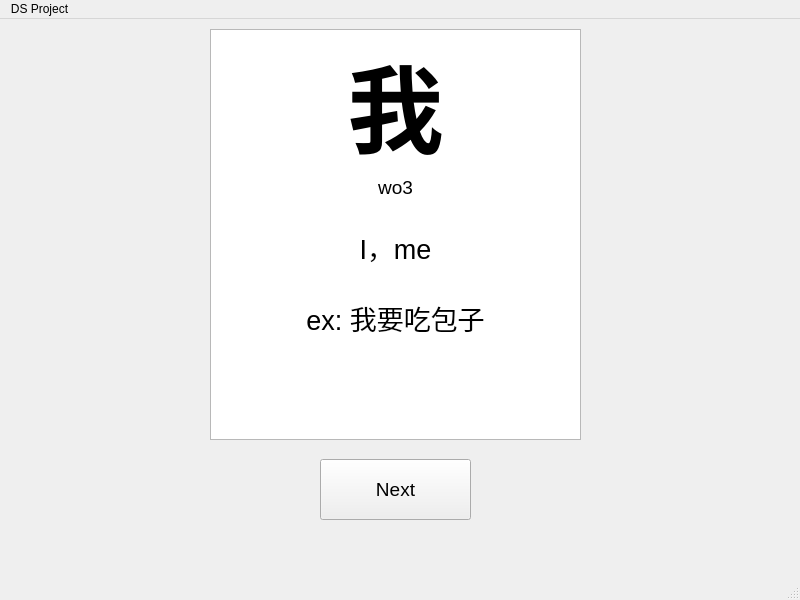
<?xml version="1.0" encoding="UTF-8"?>
<ui version="4.0">
 <class>MainWindow</class>
 <widget class="QMainWindow" name="MainWindow">
  <property name="geometry">
   <rect>
    <x>0</x>
    <y>0</y>
    <width>800</width>
    <height>600</height>
   </rect>
  </property>
  <property name="windowTitle">
   <string>MainWindow</string>
  </property>
  <widget class="QWidget" name="centralwidget">
   <widget class="QTextBrowser" name="textBrowser">
    <property name="geometry">
     <rect>
      <x>210</x>
      <y>10</y>
      <width>371</width>
      <height>411</height>
     </rect>
    </property>
    <property name="html">
     <string>&lt;!DOCTYPE HTML PUBLIC &quot;-//W3C//DTD HTML 4.0//EN&quot; &quot;http://www.w3.org/TR/REC-html40/strict.dtd&quot;&gt;
&lt;html&gt;&lt;head&gt;&lt;meta name=&quot;qrichtext&quot; content=&quot;1&quot; /&gt;&lt;meta charset=&quot;utf-8&quot; /&gt;&lt;style type=&quot;text/css&quot;&gt;
p, li { white-space: pre-wrap; }
hr { height: 1px; border-width: 0; }
li.unchecked::marker { content: &quot;\2610&quot;; }
li.checked::marker { content: &quot;\2612&quot;; }
&lt;/style&gt;&lt;/head&gt;&lt;body style=&quot; font-family:'Segoe UI'; font-size:9pt; font-weight:400; font-style:normal;&quot;&gt;
&lt;p align=&quot;center&quot; style=&quot; margin-top:0px; margin-bottom:0px; margin-left:0px; margin-right:0px; -qt-block-indent:0; text-indent:0px;&quot;&gt;&lt;span style=&quot; font-size:72pt; font-weight:700;&quot;&gt;我&lt;/span&gt;&lt;/p&gt;
&lt;p align=&quot;center&quot; style=&quot; margin-top:0px; margin-bottom:0px; margin-left:0px; margin-right:0px; -qt-block-indent:0; text-indent:0px;&quot;&gt;&lt;span style=&quot; font-size:14pt;&quot;&gt;wo3&lt;/span&gt;&lt;/p&gt;
&lt;p align=&quot;center&quot; style=&quot;-qt-paragraph-type:empty; margin-top:0px; margin-bottom:0px; margin-left:0px; margin-right:0px; -qt-block-indent:0; text-indent:0px; font-size:18pt;&quot;&gt;&lt;br /&gt;&lt;/p&gt;
&lt;p align=&quot;center&quot; style=&quot; margin-top:0px; margin-bottom:0px; margin-left:0px; margin-right:0px; -qt-block-indent:0; text-indent:0px;&quot;&gt;&lt;span style=&quot; font-size:20pt;&quot;&gt;I，me&lt;/span&gt;&lt;/p&gt;
&lt;p align=&quot;center&quot; style=&quot;-qt-paragraph-type:empty; margin-top:0px; margin-bottom:0px; margin-left:0px; margin-right:0px; -qt-block-indent:0; text-indent:0px; font-size:20pt;&quot;&gt;&lt;br /&gt;&lt;/p&gt;
&lt;p align=&quot;center&quot; style=&quot; margin-top:0px; margin-bottom:0px; margin-left:0px; margin-right:0px; -qt-block-indent:0; text-indent:0px;&quot;&gt;&lt;span style=&quot; font-size:20pt;&quot;&gt;ex: 我要吃包子&lt;/span&gt;&lt;/p&gt;&lt;/body&gt;&lt;/html&gt;</string>
    </property>
   </widget>
   <widget class="QPushButton" name="pushButton">
    <property name="geometry">
     <rect>
      <x>320</x>
      <y>440</y>
      <width>151</width>
      <height>61</height>
     </rect>
    </property>
    <property name="font">
     <font>
      <pointsize>14</pointsize>
     </font>
    </property>
    <property name="text">
     <string>Next</string>
    </property>
   </widget>
  </widget>
  <widget class="QMenuBar" name="menubar">
   <property name="geometry">
    <rect>
     <x>0</x>
     <y>0</y>
     <width>800</width>
     <height>25</height>
    </rect>
   </property>
   <widget class="QMenu" name="menuDS_Project">
    <property name="title">
     <string>DS Project</string>
    </property>
   </widget>
   <addaction name="menuDS_Project"/>
  </widget>
  <widget class="QStatusBar" name="statusbar"/>
 </widget>
 <resources/>
 <connections/>
</ui>
